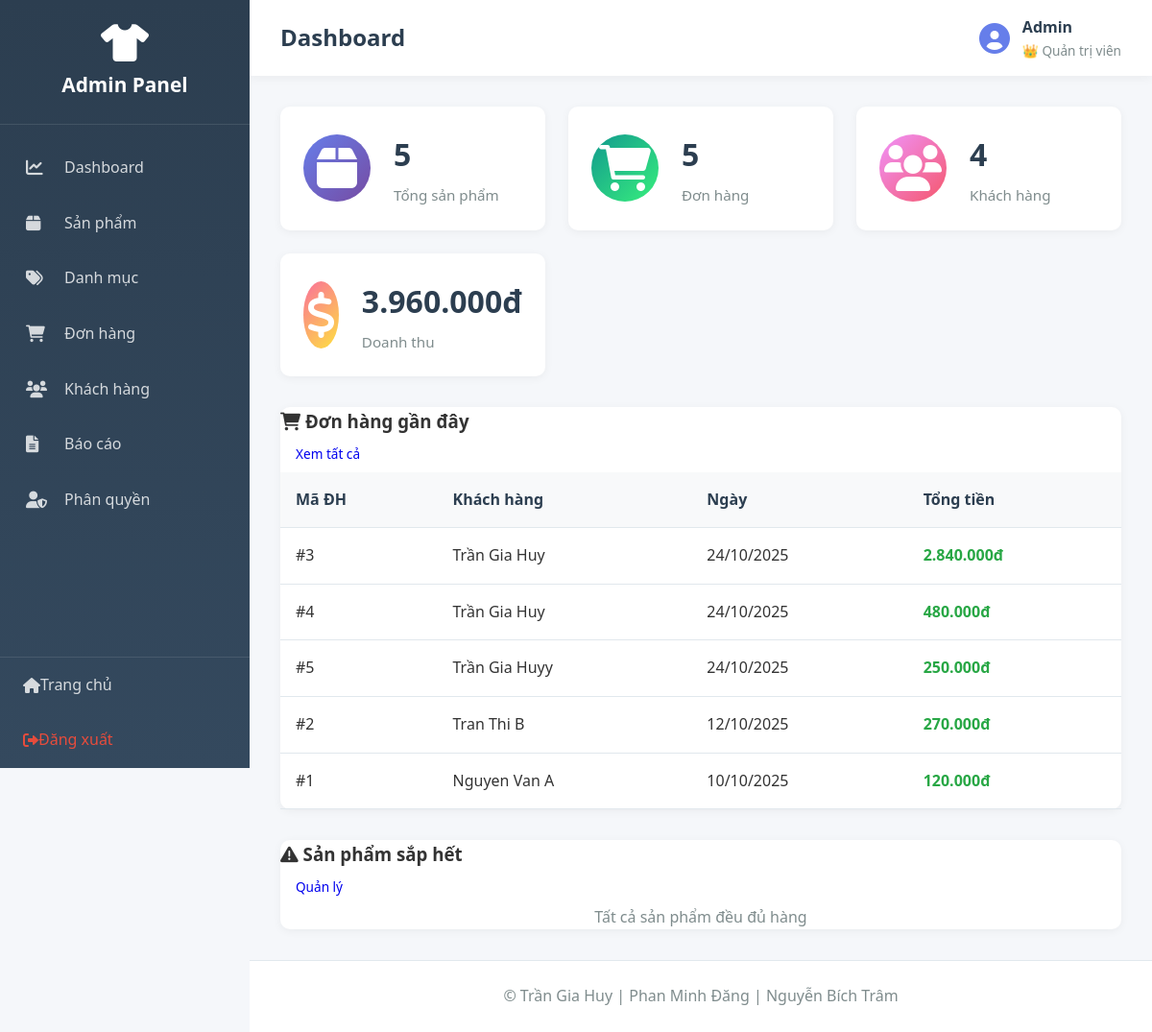
Screenshot of /admin/index.php?action=dashboard (signed in) with the database file from the repository.
### tables this page shows
CREATE TABLE `nhanvien` (
  `MaNV` int(11) NOT NULL,
  `HoTen` varchar(100) DEFAULT NULL,
  `TenDangNhap` varchar(50) DEFAULT NULL,
  `MatKhau` varchar(255) DEFAULT NULL,
  `Email` varchar(100) DEFAULT NULL,
  `SoDienThoai` varchar(15) DEFAULT NULL,
  `MaVaiTro` int(11) DEFAULT NULL,
  `TrangThai` varchar(20) DEFAULT 'active'
);

CREATE TABLE `vaitro` (
  `MaVaiTro` int(11) NOT NULL,
  `TenVaiTro` varchar(50) DEFAULT NULL,
  `QuyenHan` enum('ToanQuyen','NhapXuat','XemBanHang') DEFAULT NULL
);

CREATE TABLE `hoadon` (
  `MaHD` int(11) NOT NULL,
  `NgayLap` date DEFAULT NULL,
  `TongTien` decimal(10,2) DEFAULT NULL,
  `HinhThucThanhToan` varchar(50) DEFAULT NULL,
  `MaKH` int(11) DEFAULT NULL,
  `TenKH` varchar(100) DEFAULT NULL,
  `SoDienThoai` varchar(15) DEFAULT NULL,
  `DiaChi` text DEFAULT NULL,
  `MaNV` int(11) DEFAULT NULL,
  `GhiChu` text DEFAULT NULL,
  `TrangThai` varchar(50) DEFAULT 'Đang xử lý'
);

### app/controllers/AdminController.php (called while the page is built, shortened)
<?php
require_once __DIR__ . '/../../core/Controller.php';
class AdminController extends Controller {
    private $adminModel;
    public function __construct() {
        $this->adminModel = $this->model('Admin');
    }
    public function dashboard() {
        $stats = $this->adminModel->getDashboardStats();
        $data = [
            'page_title' => 'Dashboard',
            'stats' => $stats
        ];
        $this->view('admin/dashboard', $data);
    }
}
?>

### core/Model.php (called while the page is built, shortened)
<?php
class Model {
    protected $db;
    public function __construct() {
        $this->db = $this->connectDB();
    }
    private function connectDB() {
        $conn = new mysqli(DB_HOST, DB_USER, DB_PASS, DB_NAME);
        $conn->set_charset("utf8mb4");
        return $conn;
    }
    public function query($sql) {
        return $this->db->query($sql);
    }
}
?>

### app/models/Admin.php (called while the page is built, shortened)
<?php
require_once __DIR__ . '/../../core/Model.php';
class Admin extends Model {
    public function isLoggedIn() {
        return isset($_SESSION['admin_id']) && isset($_SESSION['admin_role']);
    }
    public function getCurrentAdmin() {
        $adminId = intval($_SESSION['admin_id']);
        $sql = "SELECT nv.*, vt.TenVaiTro, vt.QuyenHan
                FROM nhanvien nv
                LEFT JOIN vaitro vt ON nv.MaVaiTro = vt.MaVaiTro
                WHERE nv.MaNV = {$adminId}";
        $result = $this->query($sql);
        if ($result && $result->num_rows > 0) {
            return $result->fetch_assoc();
        }
        return null;
    }
    public function getDashboardStats() {
        $stats = [];
        $result = $this->query("SELECT COUNT(*) as total FROM sanpham");
        $stats['total_products'] = $result->fetch_assoc()['total'];
        $result = $this->query("SELECT COUNT(*) as total FROM hoadon");
        $stats['total_orders'] = $result->fetch_assoc()['total'];
        $result = $this->query("SELECT COUNT(*) as total FROM khachhang");
        $stats['total_customers'] = $result->fetch_assoc()['total'];
        $result = $this->query("SELECT SUM(TongTien) as total FROM hoadon");
        $row = $result->fetch_assoc();
        $stats['total_revenue'] = $row['total'] ?? 0;
        $result = $this->query("SELECT * FROM hoadon
                                ORDER BY NgayLap DESC
                                LIMIT 5");
        $stats['recent_orders'] = $result->fetch_all(MYSQLI_ASSOC);
        $result = $this->query("SELECT sp.TenSP, bt.KichThuoc, bt.MauSac, bt.TonKho, sp.MaSP
                                FROM sanpham_bienthe bt
                                LEFT JOIN sanpham sp ON bt.MaSP = sp.MaSP
                                WHERE bt.TonKho < 10 AND bt.TonKho > 0
                                ORDER BY bt.TonKho ASC
                                LIMIT 5");
        $stats['low_stock'] = $result->fetch_all(MYSQLI_ASSOC);
        return $stats;
    }
}
?>

### app/views/admin/dashboard.php (the view)
<?php require_once __DIR__ . '/../layouts/admin_header.php'; ?>
<div class="dashboard">
    <div class="stats-grid">
        <div class="stat-card stat-primary">
            <div class="stat-icon">
                <i class="fas fa-box fa-3x"></i>
            </div>
            <div class="stat-info">
                <h3><?php echo number_format($stats['total_products']); ?></h3>
                <p>Tổng sản phẩm</p>
            </div>
        </div>
        <div class="stat-card stat-success">
            <div class="stat-icon">
                <i class="fas fa-shopping-cart fa-3x"></i>
            </div>
            <div class="stat-info">
                <h3><?php echo number_format($stats['total_orders']); ?></h3>
                <p>Đơn hàng</p>
            </div>
        </div>
        <div class="stat-card stat-warning">
            <div class="stat-icon">
                <i class="fas fa-users fa-3x"></i>
            </div>
            <div class="stat-info">
                <h3><?php echo number_format($stats['total_customers']); ?></h3>
                <p>Khách hàng</p>
            </div>
        </div>
        <div class="stat-card stat-danger">
            <div class="stat-icon">
                <i class="fas fa-dollar-sign fa-3x"></i>
            </div>
            <div class="stat-info">
                <h3><?php echo number_format($stats['total_revenue'], 0, ',', '.'); ?>đ</h3>
                <p>Doanh thu</p>
            </div>
        </div>
    </div>
    <div class="dashboard-grid">
        <div class="dashboard-card">
            <div class="card-header">
                <h3><i class="fas fa-shopping-cart"></i> Đơn hàng gần đây</h3>
                <a href="index.php?action=orders" class="btn btn-sm">Xem tất cả</a>
            </div>
            <div class="card-body">
                <?php if (!empty($stats['recent_orders'])): ?>
                <table class="data-table">
                    <thead>
                        <tr>
                            <th>Mã ĐH</th>
                            <th>Khách hàng</th>
                            <th>Ngày</th>
                            <th>Tổng tiền</th>
                        </tr>
                    </thead>
                    <tbody>
                        <?php foreach ($stats['recent_orders'] as $order): ?>
                        <tr>
                            <td>#<?php echo $order['MaHD']; ?></td>
                            <td><?php echo htmlspecialchars($order['TenKH']); ?></td>
                            <td><?php echo date('d/m/Y', strtotime($order['NgayLap'])); ?></td>
                            <td class="text-success">
                                <strong><?php echo number_format($order['TongTien'], 0, ',', '.'); ?>đ</strong>
                            </td>
                        </tr>
                        <?php endforeach; ?>
                    </tbody>
                </table>
                <?php else: ?>
                <p class="text-center text-muted">Chưa có đơn hàng nào</p>
                <?php endif; ?>
            </div>
        </div>
        <div class="dashboard-card">
            <div class="card-header">
                <h3><i class="fas fa-exclamation-triangle"></i> Sản phẩm sắp hết</h3>
                <a href="index.php?action=products" class="btn btn-sm">Quản lý</a>
            </div>
            <div class="card-body">
                <?php if (!empty($stats['low_stock'])): ?>
                <table class="data-table">
                    <thead>
                        <tr>
                            <th>Sản phẩm</th>
                            <th>Biến thể</th>
                            <th>Tồn kho</th>
                        </tr>
                    </thead>
                    <tbody>
                        <?php foreach ($stats['low_stock'] as $item): ?>
                        <tr>
                            <td><?php echo htmlspecialchars($item['TenSP']); ?></td>
                            <td>
                                <small>Size <?php echo $item['KichThuoc']; ?> - <?php echo $item['MauSac']; ?></small>
                            </td>
                            <td>
                                <span class="badge badge-warning">
                                    <?php echo $item['TonKho']; ?>
                                </span>
                            </td>
                        </tr>
                        <?php endforeach; ?>
                    </tbody>
                </table>
                <?php else: ?>
                <p class="text-center text-muted">Tất cả sản phẩm đều đủ hàng</p>
                <?php endif; ?>
            </div>
        </div>
    </div>
</div>
<?php require_once __DIR__ . '/../layouts/admin_footer.php'; ?>

### app/views/layouts/admin_header.php (shortened to what this page needs)
<!DOCTYPE html>
<html lang="vi">
<head>
    <link rel="stylesheet" href="../public/css/admin.css">
    <link rel="stylesheet" href="https://cdnjs.cloudflare.com/ajax/libs/font-awesome/6.0.0/css/all.min.css">
</head>
<body class="admin-panel">
    <?php
    require_once __DIR__ . '/../../models/Admin.php';
    $adminModel = new Admin();
    $currentAdmin = $adminModel->getCurrentAdmin();
    ?>
    <aside class="admin-sidebar">
        <div class="sidebar-header">
            <i class="fas fa-tshirt"></i>
            <h2>Admin Panel</h2>
        </div>
        <nav class="sidebar-nav">
            <a href="index.php?action=dashboard" class="nav-item">
                <i class="fas fa-chart-line"></i>
                <span>Dashboard</span>
            </a>
            <a href="index.php?action=products" class="nav-item">
                <i class="fas fa-box"></i>
                <span>Sản phẩm</span>
            </a>
            <a href="index.php?action=categories" class="nav-item">
                <i class="fas fa-tags"></i>
                <span>Danh mục</span>
            </a>
            <a href="index.php?action=orders" class="nav-item">
                <i class="fas fa-shopping-cart"></i>
                <span>Đơn hàng</span>
            </a>
            <a href="index.php?action=customers" class="nav-item">
                <i class="fas fa-users"></i>
                <span>Khách hàng</span>
            </a>
            <a href="index.php?action=reports" class="nav-item">
                <i class="fas fa-file-alt"></i>
                <span>Báo cáo</span>
            </a>
            <?php if (isset($_SESSION['admin_permission']) && $_SESSION['admin_permission'] == 'ToanQuyen'): ?>
            <a href="index.php?action=users" class="nav-item">
                <i class="fas fa-user-shield"></i>
                <span>Phân quyền</span>
            </a>
            <?php endif; ?>
        </nav>
        <div class="sidebar-footer">
            <a href="../public/index.php" class="nav-item">
                <i class="fas fa-home"></i>
                <span>Trang chủ</span>
            </a>
            <a href="index.php?action=logout" class="nav-item logout">
                <i class="fas fa-sign-out-alt"></i>
                <span>Đăng xuất</span>
            </a>
        </div>
    </aside>
    <div class="admin-main">
        <header class="admin-topbar">
            <div class="topbar-left">
                <h1><?php echo $page_title ?? 'Admin Panel'; ?></h1>
            </div>
            <div class="topbar-right">
                <div class="admin-info">
                    <i class="fas fa-user-circle fa-2x"></i>
                    <div>
                        <strong><?php echo $currentAdmin['HoTen'] ?? 'Admin'; ?></strong>
                        <small>
                            <?php
                            $roleName = $currentAdmin['TenVaiTro'] ?? $_SESSION['admin_role'] ?? 'Nhân viên';
                            $permission = $currentAdmin['QuyenHan'] ?? $_SESSION['admin_permission'] ?? '';
                            $roleIcons = [
                                'ToanQuyen' => '👑',
                                'NhapXuat' => '📦',
                                'XemBanHang' => '👤'
                            ];
                            echo ($roleIcons[$permission] ?? '👤') . ' ' . htmlspecialchars($roleName);
                            ?>
                        </small>
                    </div>
                </div>
            </div>
        </header>
        <main class="admin-content">

### public/css/admin.css (style rules this page uses)
* { margin: 0; padding: 0; box-sizing: border-box; }
body { font-family: 'Segoe UI', Tahoma, Geneva, Verdana, sans-serif; line-height: 1.6; color: #333; background-color: #f5f7fa; }
.admin-panel { display: flex; min-height: 100vh; }
.admin-sidebar { width: 260px; background: linear-gradient(180deg, #2c3e50 0%, #34495e 100%); color: white; position: fixed; height: 100vh; overflow-y: auto; z-index: 1000; }
.sidebar-header { padding: 1.5rem; text-align: center; border-bottom: 1px solid rgba(255,255,255,0.1); }
.sidebar-header i { font-size: 2.5rem; margin-bottom: 0.5rem; }
.sidebar-header h2 { font-size: 1.3rem; margin: 0; }
.sidebar-nav { padding: 1rem 0; }
.sidebar-nav .nav-item { display: flex; align-items: center; padding: 1rem 1.5rem; color: rgba(255,255,255,0.8); text-decoration: none; transition: all 0.3s; border-left: 3px solid transparent; }
.sidebar-nav .nav-item i { width: 24px; margin-right: 1rem; font-size: 1.1rem; }
.sidebar-footer { position: absolute; bottom: 0; width: 100%; border-top: 1px solid rgba(255,255,255,0.1); }
.sidebar-footer .nav-item { display: flex; align-items: center; padding: 1rem 1.5rem; color: rgba(255,255,255,0.8); text-decoration: none; transition: all 0.3s; }
.sidebar-footer .nav-item.logout { color: #e74c3c; }
.admin-main { margin-left: 260px; flex: 1; display: flex; flex-direction: column; min-height: 100vh; }
.admin-topbar { background: white; padding: 1rem 2rem; box-shadow: 0 2px 10px rgba(0,0,0,0.05); display: flex; justify-content: space-between; align-items: center; }
.topbar-left h1 { font-size: 1.5rem; color: #2c3e50; margin: 0; }
.topbar-right { display: flex; align-items: center; gap: 1.5rem; }
.admin-info { display: flex; align-items: center; gap: 0.8rem; }
.admin-info i { color: #667eea; }
.admin-info strong { display: block; color: #2c3e50; }
.admin-info small { display: block; color: #7f8c8d; font-size: 0.85rem; }
.admin-content { flex: 1; padding: 2rem; }
.stats-grid { display: grid; grid-template-columns: repeat(auto-fit, minmax(250px, 1fr)); gap: 1.5rem; margin-bottom: 2rem; }
.stat-card { background: white; border-radius: 10px; padding: 1.5rem; display: flex; align-items: center; gap: 1.5rem; box-shadow: 0 2px 10px rgba(0,0,0,0.05); transition: transform 0.3s; }
.stat-icon { width: 70px; height: 70px; border-radius: 50%; display: flex; align-items: center; justify-content: center; }
.stat-primary .stat-icon { background: linear-gradient(135deg, #667eea 0%, #764ba2 100%); color: white; }
.stat-success .stat-icon { background: linear-gradient(135deg, #11998e 0%, #38ef7d 100%); color: white; }
.stat-warning .stat-icon { background: linear-gradient(135deg, #f093fb 0%, #f5576c 100%); color: white; }
.stat-danger .stat-icon { background: linear-gradient(135deg, #fa709a 0%, #fee140 100%); color: white; }
.stat-info h3 { font-size: 2rem; margin: 0 0 0.3rem 0; color: #2c3e50; }
.stat-info p { margin: 0; color: #7f8c8d; font-size: 0.95rem; }
.dashboard-grid { display: grid; grid-template-columns: repeat(auto-fit, minmax(500px, 1fr)); gap: 2rem; }
.dashboard-card { background: white; border-radius: 10px; box-shadow: 0 2px 10px rgba(0,0,0,0.05); }
.data-table { width: 100%; border-collapse: collapse; }
.data-table thead { background: #f8f9fa; }
.data-table th, .data-table td { padding: 1rem; text-align: left; border-bottom: 1px solid #e1e8ed; }
.data-table th { font-weight: 600; color: #2c3e50; }
.btn { display: inline-flex; align-items: center; gap: 0.5rem; padding: 0.7rem 1.3rem; border: none; border-radius: 8px; font-size: 0.95rem; font-weight: 500; cursor: pointer; text-decoration: none; transition: all 0.3s; }
.btn-sm { padding: 0.5rem 1rem; font-size: 0.85rem; }
.text-center { text-align: center; }
.text-muted { color: #7f8c8d; }
.text-success { color: #28a745 !important; }

### rows the page displays
nhanvien: HoTen "Admin", MaVaiTro.QuyenHan "👑", MaVaiTro.TenVaiTro "Quản trị viên"
hoadon: MaHD "5", MaKH "4", TenKH "Trần Gia Huyy", NgayLap "24/10/2025", TongTien "250.000"
hoadon: MaHD "3", TenKH "Trần Gia Huy", NgayLap "24/10/2025", TongTien "2.840.000"
hoadon: MaHD "4", TenKH "Trần Gia Huy", NgayLap "24/10/2025", TongTien "480.000"
hoadon: MaHD "2", TenKH "Tran Thi B", NgayLap "12/10/2025", TongTien "270.000"
hoadon: MaHD "1", TenKH "Nguyen Van A", NgayLap "10/10/2025", TongTien "120.000"

### other values shown
$page_title "Dashboard"
$stats['total_revenue'] "3.960.000"
